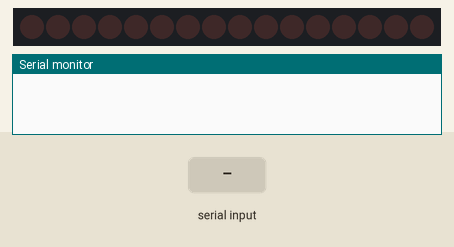
Simulated run of this sketch. Board: Arduino Uno, built with avr-gcc and run on an emulated ATmega328P. Parts: 16 shift-register outputs drawn as a row of LEDs (first output left, lit = HIGH), the last lines printed to the serial monitor. Wiring (inferred from the names in the program): 2 × shift register (74HC595): data pin 4; shift clock pin 6; latch pin 5. Wiring (inferred from the signals the program sends): row of LEDs: on Q0, Q1, Q2, Q3, Q4, Q5, Q6, Q7, Q8, Q9, Q10, Q11, Q12, Q13, Q14, Q15. Inputs (shaded band) come from the test bench.

Above: at 1.2 s.
1.3 s: "90,45\n" received over Serial
At 2.5 s:
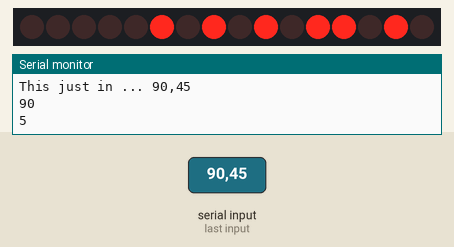
3.0 s: "5\n" received over Serial
At 4.1 s:
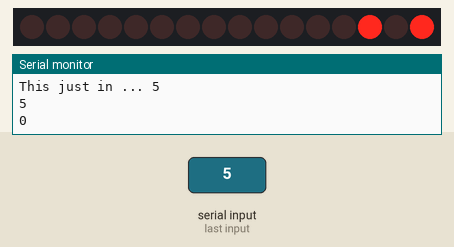
5.0 s: "1,90,45\n" received over Serial
At 6.7 s:
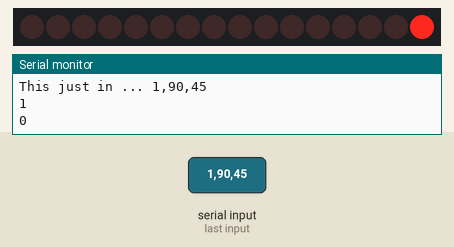
7.0 s: "30,150\n" received over Serial
At 8.4 s:
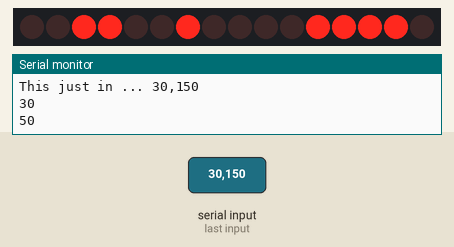
9.0 s: "90\n" received over Serial
At 9.6 s:
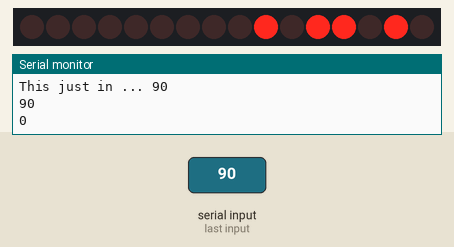
10.5 s: "200\n" received over Serial
At 10.8 s:
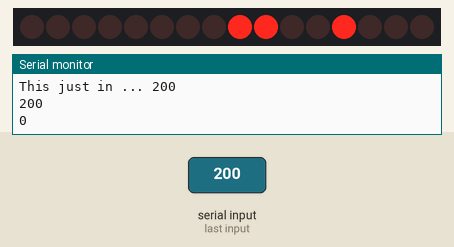
Timing chart, 0 to 13.0 s (numbered marks = the images above; inputs shaded):
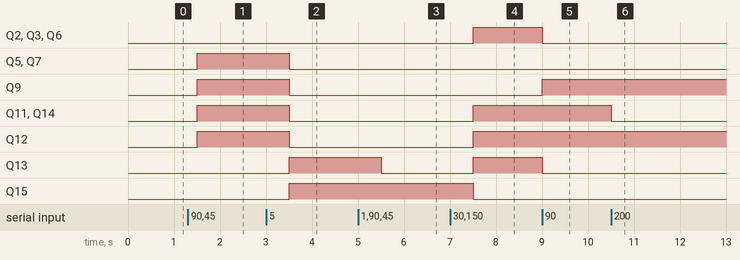

Measured:
- after the input at 1.3 s, Q5, Q7, Q9, Q11, Q12, Q14: LOW → HIGH after 0.20 s
- after the input at 3.0 s, Q5, Q7, Q9, Q11, Q12, Q14: HIGH → LOW after 0.50 s; Q13, Q15: LOW → HIGH after 0.50 s
- after the input at 5.0 s, Q13: HIGH → LOW after 0.50 s
- after the input at 7.0 s, Q2, Q3, Q6, Q11–14: LOW → HIGH after 0.50 s; Q15: HIGH → LOW after 0.50 s
- after the input at 9.0 s, Q2, Q3, Q6, Q13: HIGH → LOW at once; Q9: LOW → HIGH at once
- after the input at 10.5 s, Q11, Q14: HIGH → LOW at once

The sketch:

double_bit_shift_mk3.ino
```cpp
int latchPin = 5;  // Latch pin of 74HC595 is connected to Digital pin 5
int clockPin = 6; // Clock pin of 74HC595 is connected to Digital pin 6
int dataPin = 4;  // Data pin of 74HC595 is connected to Digital pin 4

byte leds = 0;    // Variable to hold the pattern of which LEDs are currently turned on or off
byte leds2 = 0;
int incomingByte = 0;

const byte numChars = 32;
char receivedChars[numChars]; // an array to store the received data

boolean newData = false;

String inputValue;
/*
 * setup() - this function runs once when you turn your Arduino on
 * We initialize the serial connection with the computer
 */
void setup()
{
  // Set all the pins of 74HC595 as OUTPUT
  pinMode(latchPin, OUTPUT);
  pinMode(dataPin, OUTPUT);
  pinMode(clockPin, OUTPUT);
  Serial.begin(9600);
  leds = 0; // Initially turns all the LEDs off, by giving the variable 'leds' the value 0
  updateShiftRegister();
}

/*
 * loop() - this function runs over and over again
 */
void loop()
{
  recvWithEndMarker();
  inputValue = showNewData();
  if (inputValue != "a"){
    leds = inputValue.substring(0,3).toInt();
    leds2 = inputValue.substring(4,7).toInt();
    Serial.println(leds);
    Serial.println(leds2);
    updateShiftRegister();
  }
  delay(500);
}

/*
 * updateShiftRegister() - This function sets the latchPin to low, then calls the Arduino function 'shiftOut' to shift out contents of variable 'leds' in the shift register before putting the 'latchPin' high again.
 */
void updateShiftRegister()
{
   digitalWrite(latchPin, LOW);
   shiftOut(dataPin, clockPin, LSBFIRST, 255 - leds);
   shiftOut(dataPin, clockPin, LSBFIRST, 255 - leds2);
   digitalWrite(latchPin, HIGH);
}

void recvWithEndMarker() {
 static byte ndx = 0;
 char endMarker = '\n';
 char rc;

 // if (Serial.available() > 0) {
 while (Serial.available() > 0 && newData == false) {
 rc = Serial.read();

 if (rc != endMarker) {
 receivedChars[ndx] = rc;
 ndx++;
 if (ndx >= numChars) {
 ndx = numChars - 1;
 }
 }
 else {
 receivedChars[ndx] = '\0'; // terminate the string
 ndx = 0;
 newData = true;
 }
 }
}

String showNewData() {
 if (newData == true) {
 Serial.print("This just in ... ");
 Serial.println(receivedChars);
 newData = false;
 return receivedChars;
 }
 return "a";
}
```
